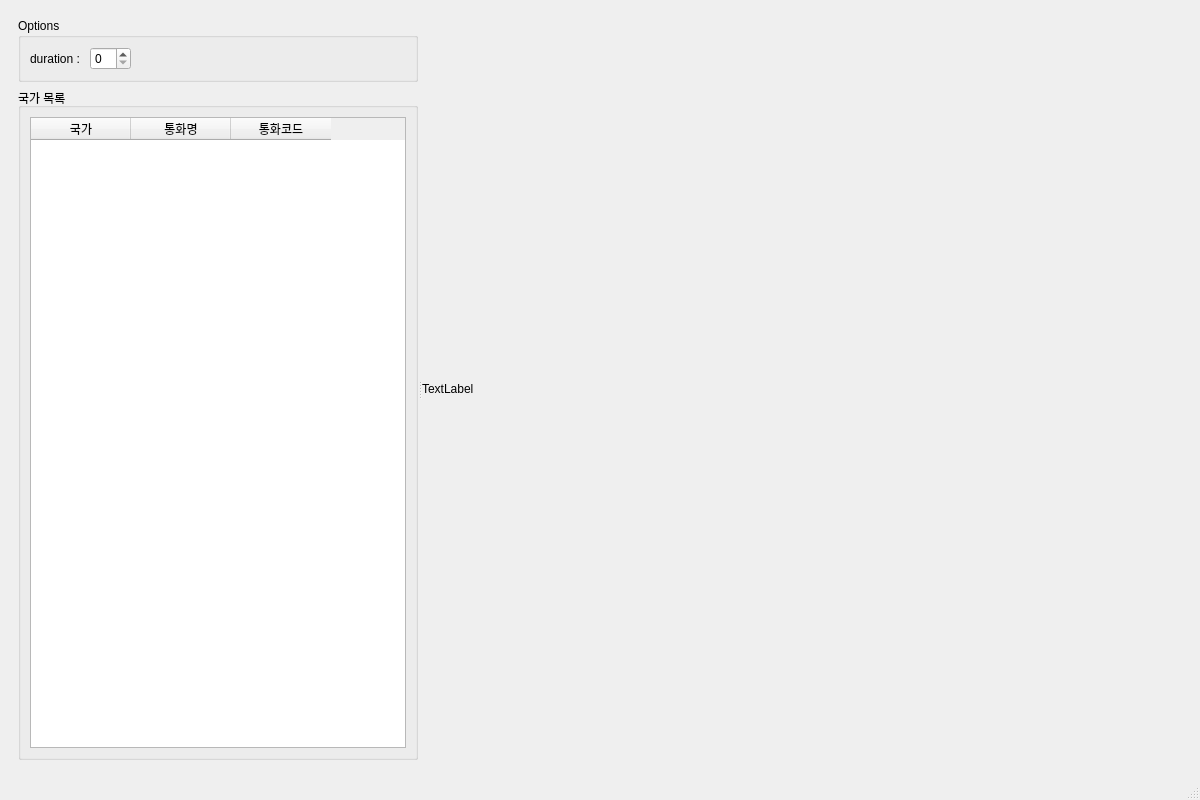
<?xml version="1.0" encoding="UTF-8"?>
<ui version="4.0">
 <class>MainWindow</class>
 <widget class="QMainWindow" name="MainWindow">
  <property name="geometry">
   <rect>
    <x>0</x>
    <y>0</y>
    <width>1200</width>
    <height>800</height>
   </rect>
  </property>
  <property name="windowTitle">
   <string>MainWindow</string>
  </property>
  <widget class="QWidget" name="centralwidget">
   <layout class="QVBoxLayout" name="verticalLayout_4">
    <item>
     <widget class="QWidget" name="widget_3" native="true">
      <layout class="QVBoxLayout" name="verticalLayout_5">
       <item>
        <widget class="QSplitter" name="splitter">
         <property name="orientation">
          <enum>Qt::Horizontal</enum>
         </property>
         <widget class="QWidget" name="widget" native="true">
          <property name="maximumSize">
           <size>
            <width>400</width>
            <height>16777215</height>
           </size>
          </property>
          <layout class="QVBoxLayout" name="verticalLayout">
           <item>
            <widget class="QGroupBox" name="groupBox">
             <property name="title">
              <string>Options</string>
             </property>
             <layout class="QHBoxLayout" name="horizontalLayout">
              <item>
               <widget class="QLabel" name="label">
                <property name="text">
                 <string>duration : </string>
                </property>
               </widget>
              </item>
              <item>
               <widget class="QSpinBox" name="spinBox_duration"/>
              </item>
              <item>
               <spacer name="horizontalSpacer_2">
                <property name="orientation">
                 <enum>Qt::Horizontal</enum>
                </property>
                <property name="sizeHint" stdset="0">
                 <size>
                  <width>40</width>
                  <height>20</height>
                 </size>
                </property>
               </spacer>
              </item>
             </layout>
            </widget>
           </item>
           <item>
            <widget class="QGroupBox" name="groupBox">
             <property name="title">
              <string>국가 목록</string>
             </property>
             <layout class="QVBoxLayout" name="verticalLayout">
              <item>
               <widget class="QTableWidget" name="tableWidget_country_list">
                <property name="selectionBehavior">
                 <enum>QAbstractItemView::SelectRows</enum>
                </property>
                <column>
                 <property name="text">
                  <string>국가</string>
                 </property>
                </column>
                <column>
                 <property name="text">
                  <string>통화명</string>
                 </property>
                </column>
                <column>
                 <property name="text">
                  <string>통화코드</string>
                 </property>
                </column>
               </widget>
              </item>
             </layout>
            </widget>
           </item>
          </layout>
         </widget>
         <widget class="QWidget" name="widget_2" native="true">
          <layout class="QVBoxLayout" name="verticalLayout_3">
           <item>
            <widget class="QLabel" name="label_for_pixmap">
             <property name="text">
              <string>TextLabel</string>
             </property>
            </widget>
           </item>
          </layout>
         </widget>
        </widget>
       </item>
      </layout>
     </widget>
    </item>
   </layout>
  </widget>
  <widget class="QMenuBar" name="menubar">
   <property name="geometry">
    <rect>
     <x>0</x>
     <y>0</y>
     <width>1200</width>
     <height>21</height>
    </rect>
   </property>
  </widget>
  <widget class="QStatusBar" name="statusbar"/>
 </widget>
 <resources/>
 <connections/>
</ui>
